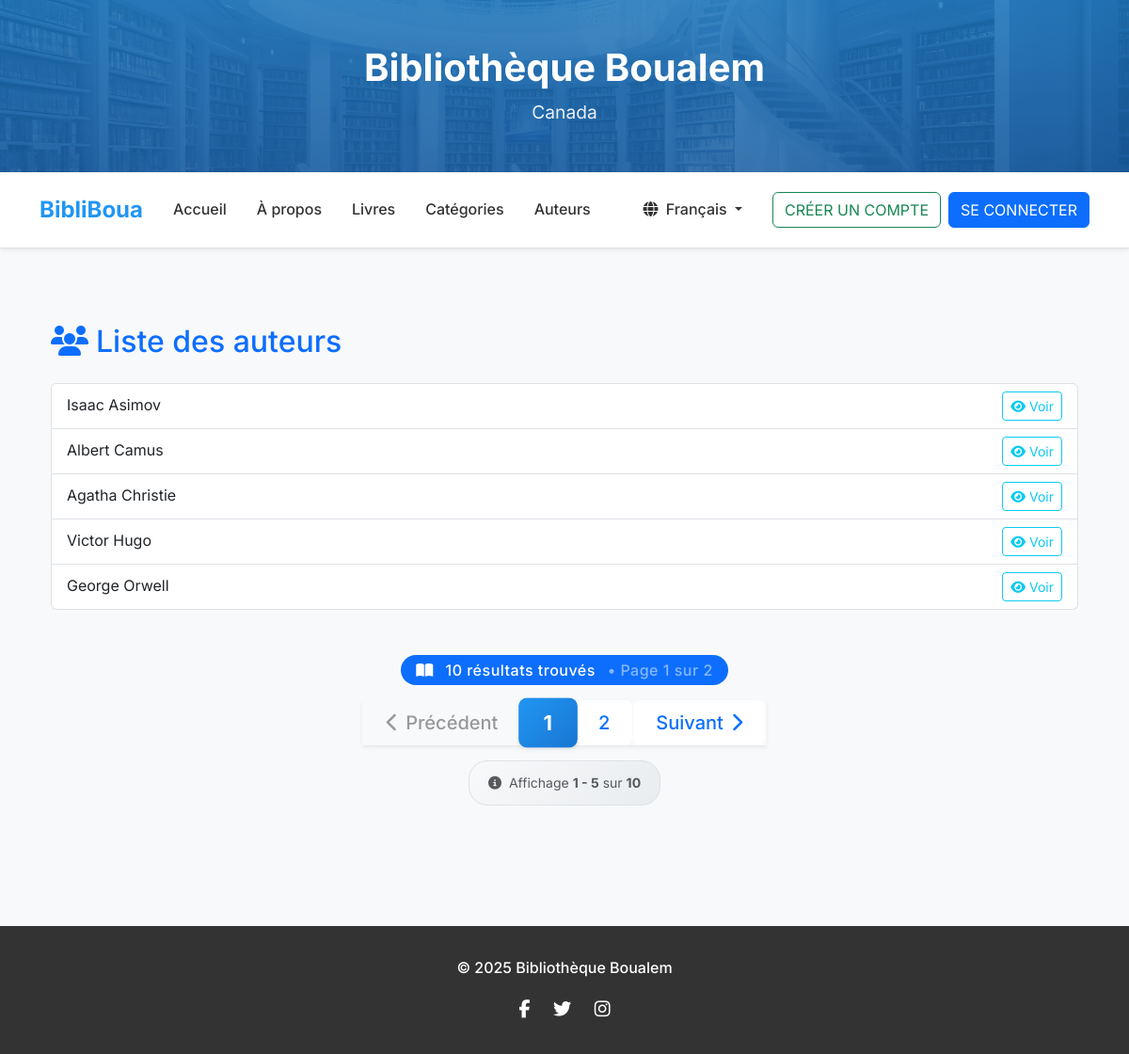
Screenshot of /fr/authors/ with the database file from the repository.
### app/models.py (models this page shows, shortened)
class Author(models.Model):
  first_name = models.CharField(max_length=50,verbose_name="Prénom")
  last_name= models.CharField(max_length=50,verbose_name="Nom de famille")
  birth_date= models.DateField(verbose_name="Date de naissance",validators=[validate_not_future])
  nationality= models.CharField(max_length=50,verbose_name="Nationnalité")
  class Meta:
    ordering = ('last_name', )
    verbose_name = "auteur"
    verbose_name_plural = "auteurs"

### app/views/author_views.py (the view)
# urls.py: path('authors/', AuthorListView.as_view(), name="author_list"),
class AuthorListView(View):
    def get(self, request):
        authors = Author.objects.all()
        paginator = Paginator(authors, 5)
        page_number = request.GET.get('page') or 1
        context = {
            'range_pages': range(1, paginator.num_pages + 1),
            'page_authors': paginator.get_page(page_number),
        }
        return render(request, 'app/author/author_list.html', context)

### app/context_processors.py (called while the page is built)
def categories_processor(request):
  return { "all_categories": Category.objects.all() }

### app/templates/app/author/author_list.html (shortened to what this page needs)
{% extends 'base.html' %}
{% load i18n %}
{% block content %}
{% load static %}
<div class="container my-5">
    <h2 class="mb-4 text-primary"><i class="fas fa-users me-2"></i>{% trans "Liste des auteurs" %}</h2>
    <ul class="list-group">
        {% for author in page_authors %}
        <li class="list-group-item d-flex justify-content-between align-items-center">
            <div>
                {{ author.first_name }} {{ author.last_name }}
            </div>
            <div class="btn-group" role="group">
                <a href="{% url 'author_details' author.id %}" class="btn btn-outline-info btn-sm">
                    <i class="fas fa-eye me-1"></i>{% trans "Voir" %}
                </a>
            </div>
        </li>
        {% empty %}
        <li class="list-group-item text-muted">{% trans "Aucun auteur disponible." %}</li>
        {% endfor %}
    </ul>
    {% include 'app/includes/pagination_section.html' with page_items=page_authors %}
</div>
{% endblock %}

### static/css/styles.css (style rules this page uses)
:root { --primary-color: #2196f3; --primary-dark: #1976d2; --secondary-color: #4caf50; --text-dark: #333; --text-muted: #666; --text-light: #777; --background-light: #f8f9fa; --shadow-light: 0 2px 10px rgba(0,0,0,0.1); --shadow-medium: 0 5px 20px rgba(0,0,0,0.15); --border-radius: 8px; --border-radius-large: 15px; }
body { font-family: 'Inter', sans-serif; background-color: var(--background-light); line-height: 1.6; color: var(--text-dark); }

### static/css/base.css (style rules this page uses)
body { font-family: 'Inter', sans-serif; background-color: var(--background-light); margin: 0; color: var(--text-dark); }

### rows the page displays
Author: first_name "Isaac", last_name "Asimov"
Author: first_name "Albert", last_name "Camus"
Author: first_name "Agatha", last_name "Christie"
Author: first_name "Victor", last_name "Hugo"
Author: first_name "George", last_name "Orwell"

### other values shown
{{ count }} "10"
{{ page_items.number }} "1"
{{ page_items.paginator.num_pages }} "2"
{{ i }} "1"
{{ i }} "2"
{{ page_items.start_index }} "1"
{{ page_items.end_index }} "5"
{{ page_items.paginator.count }} "10"
